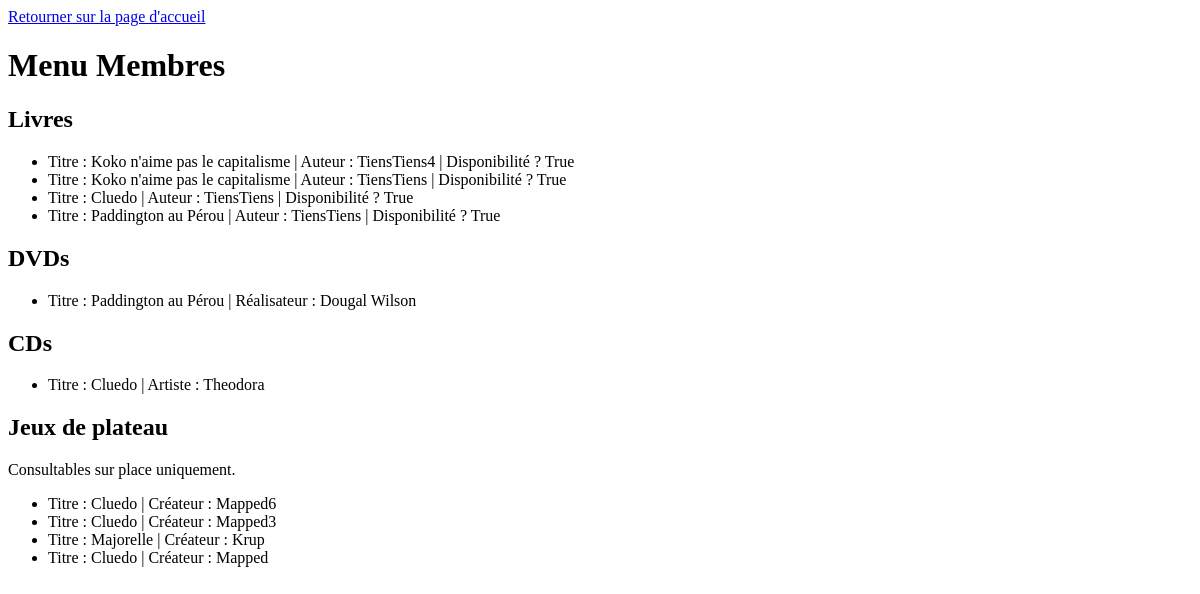
Before: /membre/ with the older database file.
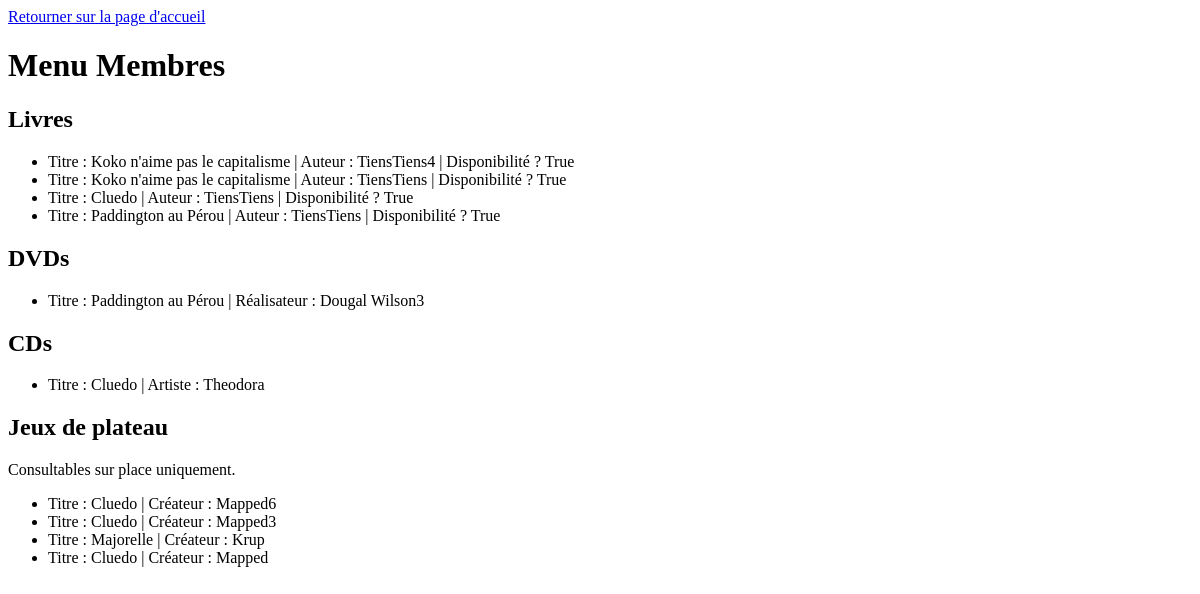
After: the same page with the newer database file.
### mediatheque/models/media.py (models this page shows)
class Media(models.Model):
    name = models.CharField(max_length=150)
    date_emprunt = models.DateField(null=True, blank=True)
    disponible = models.BooleanField(default=True)
    emprunteur = models.ForeignKey(Emprunteur, on_delete=models.SET_NULL, null=True, blank=True)

class Dvd(Media):
    realisateur = models.CharField(max_length=150)

class Media(models.Model):
    name = models.CharField(max_length=150)
    date_emprunt = models.DateField(null=True, blank=True)
    disponible = models.BooleanField(default=True)
    emprunteur = models.ForeignKey(Emprunteur, on_delete=models.SET_NULL, null=True, blank=True)

### membre/views.py (the view)
# urls.py: path('', menuMembre, name="menuMembre"),
def menuMembre(request):
    livres = Livre.objects.all()
    cds = Cd.objects.all()
    dvds = Dvd.objects.all()
    jeux = JeuDePlateau.objects.all()
    return render(request, "menuMembre.html", {
        'livres': livres,
        'cds': cds,
        'dvds': dvds,
        'jeux': jeux
    })

### membre/templates/menuMembre.html (shortened to what this page needs)
<!DOCTYPE html>
<html lang="fr">
<head>
</head>
<header>
    <a href="/">Retourner sur la page d'accueil</a>
</header>
<body>
<h1>Menu Membres</h1>
<h2>Livres</h2>
<ul>
    {% for livre in livres %}
        <li>Titre : {{ livre.name }} | Auteur : {{ livre.auteur }} | Disponibilité ? {{ livre.disponible}}</li>
    {% empty %}
        <li>Aucun livre disponible.</li>
    {% endfor %}
</ul>
<h2>DVDs</h2>
<ul>
    {% for dvd in dvds %}
        <li>Titre : {{ dvd.name }} | Réalisateur : {{ dvd.realisateur }}</li>
    {% empty %}
        <li>Aucun DVD disponible.</li>
    {% endfor %}
</ul>
<h2>CDs</h2>
<ul>
    {% for cd in cds %}
        <li>Titre : {{ cd.name }} | Artiste : {{ cd.artiste }}</li>
    {% empty %}
        <li>Aucun CD disponible.</li>
    {% endfor %}
</ul>
<h2>Jeux de plateau</h2>
<p>Consultables sur place uniquement.</p>
<ul>
    {% for jeu in jeux %}
        <li>Titre : {{ jeu.name }} | Créateur : {{ jeu.createur }} </li>
    {% empty %}
        <li>Aucun jeu de plateau disponible.</li>
    {% endfor %}
</ul>
</body>
</html>

Changed rows visible on the page:
changed Dvd "Paddington au Pérou": realisateur "Dougal Wilson" → "Dougal Wilson3"
